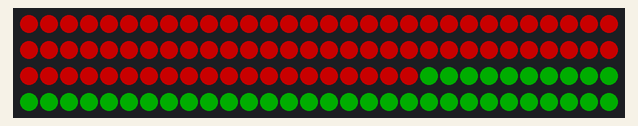
Simulated run of this sketch. Board: Arduino Uno, built with avr-gcc and run on an emulated ATmega328P. On the bench: 120 RGB LEDs in strip order, left to right, continuing on the next row. Dim RGB values are drawn brighter than linear.

Above: at 0.1 s.

The sketch:

sketch_jul05b.ino
```cpp
#include "FastLED.h"

// How many leds in your strip?
#define NUM_LEDS 120

// For led chips like Neopixels, which have a data line, ground, and power, you just
// need to define DATA_PIN.  For led chipsets that are SPI based (four wires - data, clock,
// ground, and power), like the LPD8806 define both DATA_PIN and CLOCK_PIN
#define DATA_PIN 4
#define CLOCK_PIN 13

#define BRIGHTNESS  100

// Define the array of leds
CRGB leds[NUM_LEDS];

void setup() {
      // Uncomment/edit one of the following lines for your leds arrangement.
      // FastLED.addLeds<TM1803, DATA_PIN, RGB>(leds, NUM_LEDS);
      // FastLED.addLeds<TM1804, DATA_PIN, RGB>(leds, NUM_LEDS);
      // FastLED.addLeds<TM1809, DATA_PIN, RGB>(leds, NUM_LEDS);
      //FastLED.addLeds<WS2811, DATA_PIN, RGB>(leds, NUM_LEDS);
      // FastLED.addLeds<WS2812, DATA_PIN, RGB>(leds, NUM_LEDS);
      //FastLED.addLeds<WS2812B, DATA_PIN, RGB>(leds, NUM_LEDS);
      FastLED.addLeds<NEOPIXEL, DATA_PIN>(leds, NUM_LEDS);
      // FastLED.addLeds<APA104, DATA_PIN, RGB>(leds, NUM_LEDS);
      // FastLED.addLeds<UCS1903, DATA_PIN, RGB>(leds, NUM_LEDS);
      // FastLED.addLeds<UCS1903B, DATA_PIN, RGB>(leds, NUM_LEDS);
      // FastLED.addLeds<GW6205, DATA_PIN, RGB>(leds, NUM_LEDS);
      // FastLED.addLeds<GW6205_400, DATA_PIN, RGB>(leds, NUM_LEDS);

      // FastLED.addLeds<WS2801, RGB>(leds, NUM_LEDS);
      // FastLED.addLeds<SM16716, RGB>(leds, NUM_LEDS);
      // FastLED.addLeds<LPD8806, RGB>(leds, NUM_LEDS);
      // FastLED.addLeds<P9813, RGB>(leds, NUM_LEDS);
      // FastLED.addLeds<APA102, RGB>(leds, NUM_LEDS);
      // FastLED.addLeds<DOTSTAR, RGB>(leds, NUM_LEDS);

      // FastLED.addLeds<WS2801, DATA_PIN, CLOCK_PIN, RGB>(leds, NUM_LEDS);
      // FastLED.addLeds<SM16716, DATA_PIN, CLOCK_PIN, RGB>(leds, NUM_LEDS);
      // FastLED.addLeds<LPD8806, DATA_PIN, CLOCK_PIN, RGB>(leds, NUM_LEDS);
      // FastLED.addLeds<P9813, DATA_PIN, CLOCK_PIN, RGB>(leds, NUM_LEDS);
      // FastLED.addLeds<APA102, DATA_PIN, CLOCK_PIN, RGB>(leds, NUM_LEDS);
      // FastLED.addLeds<DOTSTAR, DATA_PIN, CLOCK_PIN, RGB>(leds, NUM_LEDS);

       // Turn the LED on, then pause

}
bool flag = false;

void loop() {

  if(flag==false){
    prenderLeds();
    flag=true;
  }
}

void prenderLeds(){
  for(int i=0;i<40;i++)
    leds[i] = CRGB::Red;

  for(int i=40;i<80;i++)
    leds[i] = CRGB::Red;

  for(int i=80;i<120;i++)
    leds[i] = CRGB::Green;

  FastLED.setBrightness( BRIGHTNESS );
  FastLED.show();
}
```
